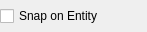
<?xml version="1.0" encoding="UTF-8"?>
<ui version="4.0">
 <class>LC_InfoDistPointToEntityOptionsWidget</class>
 <widget class="QWidget" name="LC_InfoDistPointToEntityOptionsWidget">
  <property name="geometry">
   <rect>
    <x>0</x>
    <y>0</y>
    <width>147</width>
    <height>32</height>
   </rect>
  </property>
  <property name="windowTitle">
   <string>Form</string>
  </property>
  <layout class="QGridLayout" name="gridLayout">
   <property name="leftMargin">
    <number>0</number>
   </property>
   <property name="topMargin">
    <number>1</number>
   </property>
   <property name="rightMargin">
    <number>0</number>
   </property>
   <property name="bottomMargin">
    <number>1</number>
   </property>
   <item row="0" column="0">
    <widget class="QCheckBox" name="cbOnEntity">
     <property name="toolTip">
      <string>If checked, the point will always be inside selected entity</string>
     </property>
     <property name="text">
      <string>Snap on Entity</string>
     </property>
    </widget>
   </item>
  </layout>
 </widget>
 <resources/>
 <connections/>
</ui>
